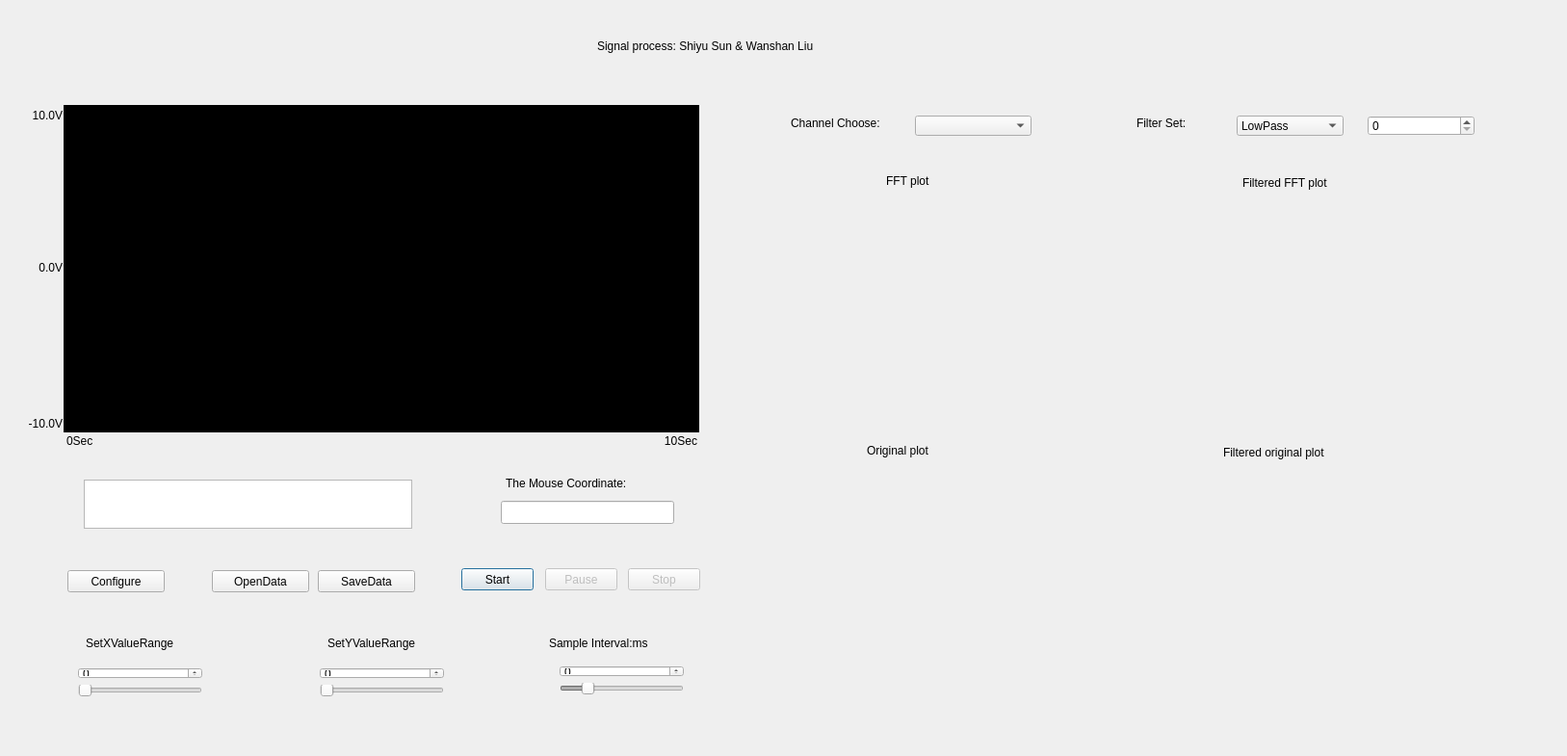
<?xml version="1.0" encoding="UTF-8"?>
<ui version="4.0">
 <class>AI_InstantFrame</class>
 <widget class="QDialog" name="AI_InstantFrame">
  <property name="geometry">
   <rect>
    <x>0</x>
    <y>0</y>
    <width>1627</width>
    <height>785</height>
   </rect>
  </property>
  <property name="minimumSize">
   <size>
    <width>762</width>
    <height>520</height>
   </size>
  </property>
  <property name="maximumSize">
   <size>
    <width>7620</width>
    <height>5200</height>
   </size>
  </property>
  <property name="windowTitle">
   <string>AI_Instant</string>
  </property>
  <property name="autoFillBackground">
   <bool>true</bool>
  </property>
  <widget class="QLabel" name="lblYCoordinateMax">
   <property name="geometry">
    <rect>
     <x>19</x>
     <y>110</y>
     <width>46</width>
     <height>20</height>
    </rect>
   </property>
   <property name="text">
    <string>10.0V</string>
   </property>
   <property name="alignment">
    <set>Qt::AlignRight|Qt::AlignTrailing|Qt::AlignVCenter</set>
   </property>
  </widget>
  <widget class="QLabel" name="lblYCoordinateMid">
   <property name="geometry">
    <rect>
     <x>19</x>
     <y>270</y>
     <width>46</width>
     <height>16</height>
    </rect>
   </property>
   <property name="text">
    <string>0.0V</string>
   </property>
   <property name="alignment">
    <set>Qt::AlignRight|Qt::AlignTrailing|Qt::AlignVCenter</set>
   </property>
  </widget>
  <widget class="QLabel" name="lblYCoordinateMin">
   <property name="geometry">
    <rect>
     <x>19</x>
     <y>432</y>
     <width>46</width>
     <height>16</height>
    </rect>
   </property>
   <property name="text">
    <string>-10.0V</string>
   </property>
   <property name="alignment">
    <set>Qt::AlignRight|Qt::AlignTrailing|Qt::AlignVCenter</set>
   </property>
  </widget>
  <widget class="QFrame" name="graphFrame">
   <property name="geometry">
    <rect>
     <x>66</x>
     <y>109</y>
     <width>660</width>
     <height>340</height>
    </rect>
   </property>
   <property name="styleSheet">
    <string notr="true">background-color: rgb(0, 0, 0);</string>
   </property>
   <property name="frameShape">
    <enum>QFrame::StyledPanel</enum>
   </property>
   <property name="frameShadow">
    <enum>QFrame::Raised</enum>
   </property>
  </widget>
  <widget class="QLabel" name="lblXCoordinateStart">
   <property name="geometry">
    <rect>
     <x>69</x>
     <y>450</y>
     <width>71</width>
     <height>16</height>
    </rect>
   </property>
   <property name="text">
    <string>0Sec</string>
   </property>
   <property name="alignment">
    <set>Qt::AlignLeading|Qt::AlignLeft|Qt::AlignVCenter</set>
   </property>
  </widget>
  <widget class="QLabel" name="lblXCoordinateEnd">
   <property name="geometry">
    <rect>
     <x>633</x>
     <y>450</y>
     <width>91</width>
     <height>16</height>
    </rect>
   </property>
   <property name="text">
    <string>10Sec</string>
   </property>
   <property name="alignment">
    <set>Qt::AlignRight|Qt::AlignTrailing|Qt::AlignVCenter</set>
   </property>
  </widget>
  <widget class="QListWidget" name="listWidget">
   <property name="geometry">
    <rect>
     <x>87</x>
     <y>498</y>
     <width>341</width>
     <height>51</height>
    </rect>
   </property>
   <property name="verticalScrollBarPolicy">
    <enum>Qt::ScrollBarAlwaysOff</enum>
   </property>
   <property name="horizontalScrollBarPolicy">
    <enum>Qt::ScrollBarAlwaysOff</enum>
   </property>
   <property name="selectionMode">
    <enum>QAbstractItemView::NoSelection</enum>
   </property>
   <property name="flow">
    <enum>QListView::LeftToRight</enum>
   </property>
   <property name="isWrapping" stdset="0">
    <bool>true</bool>
   </property>
  </widget>
  <widget class="QLabel" name="lblInterval">
   <property name="geometry">
    <rect>
     <x>570</x>
     <y>660</y>
     <width>151</width>
     <height>16</height>
    </rect>
   </property>
   <property name="text">
    <string>Sample Interval:ms</string>
   </property>
   <property name="alignment">
    <set>Qt::AlignLeading|Qt::AlignLeft|Qt::AlignVCenter</set>
   </property>
  </widget>
  <widget class="QPushButton" name="btnConfigure">
   <property name="enabled">
    <bool>true</bool>
   </property>
   <property name="geometry">
    <rect>
     <x>70</x>
     <y>592</y>
     <width>101</width>
     <height>23</height>
    </rect>
   </property>
   <property name="text">
    <string>Configure</string>
   </property>
   <property name="autoDefault">
    <bool>false</bool>
   </property>
  </widget>
  <widget class="QPushButton" name="btnStart">
   <property name="enabled">
    <bool>true</bool>
   </property>
   <property name="geometry">
    <rect>
     <x>479</x>
     <y>590</y>
     <width>75</width>
     <height>23</height>
    </rect>
   </property>
   <property name="text">
    <string>Start</string>
   </property>
  </widget>
  <widget class="QPushButton" name="btnPause">
   <property name="enabled">
    <bool>false</bool>
   </property>
   <property name="geometry">
    <rect>
     <x>566</x>
     <y>590</y>
     <width>75</width>
     <height>23</height>
    </rect>
   </property>
   <property name="text">
    <string>Pause</string>
   </property>
   <property name="autoDefault">
    <bool>false</bool>
   </property>
  </widget>
  <widget class="QPushButton" name="btnStop">
   <property name="enabled">
    <bool>false</bool>
   </property>
   <property name="geometry">
    <rect>
     <x>652</x>
     <y>590</y>
     <width>75</width>
     <height>23</height>
    </rect>
   </property>
   <property name="text">
    <string>Stop</string>
   </property>
   <property name="autoDefault">
    <bool>false</bool>
   </property>
  </widget>
  <widget class="QLabel" name="label_Y">
   <property name="geometry">
    <rect>
     <x>340</x>
     <y>660</y>
     <width>111</width>
     <height>16</height>
    </rect>
   </property>
   <property name="text">
    <string>SetYValueRange</string>
   </property>
  </widget>
  <widget class="QLabel" name="label_Y_2">
   <property name="geometry">
    <rect>
     <x>89</x>
     <y>660</y>
     <width>111</width>
     <height>16</height>
    </rect>
   </property>
   <property name="text">
    <string>SetXValueRange</string>
   </property>
  </widget>
  <widget class="QWidget" name="layoutWidget">
   <property name="geometry">
    <rect>
     <x>70</x>
     <y>682</y>
     <width>151</width>
     <height>52</height>
    </rect>
   </property>
   <layout class="QVBoxLayout" name="verticalLayout_2">
    <item>
     <widget class="QSpinBox" name="SetXRangeSpinBox_X"/>
    </item>
    <item>
     <widget class="QSlider" name="SetXRangeSlider_X">
      <property name="orientation">
       <enum>Qt::Horizontal</enum>
      </property>
     </widget>
    </item>
   </layout>
  </widget>
  <widget class="QLabel" name="label">
   <property name="geometry">
    <rect>
     <x>525</x>
     <y>488</y>
     <width>168</width>
     <height>28</height>
    </rect>
   </property>
   <property name="text">
    <string>The Mouse Coordinate:</string>
   </property>
  </widget>
  <widget class="QLineEdit" name="MouseCoordinate">
   <property name="geometry">
    <rect>
     <x>520</x>
     <y>520</y>
     <width>180</width>
     <height>24</height>
    </rect>
   </property>
  </widget>
  <widget class="QPushButton" name="btnOpenData">
   <property name="geometry">
    <rect>
     <x>220</x>
     <y>592</y>
     <width>101</width>
     <height>23</height>
    </rect>
   </property>
   <property name="text">
    <string>OpenData</string>
   </property>
  </widget>
  <widget class="QPushButton" name="btnSaveData">
   <property name="geometry">
    <rect>
     <x>330</x>
     <y>592</y>
     <width>101</width>
     <height>23</height>
    </rect>
   </property>
   <property name="text">
    <string>SaveData</string>
   </property>
  </widget>
  <widget class="QWidget" name="layoutWidget">
   <property name="geometry">
    <rect>
     <x>321</x>
     <y>682</y>
     <width>151</width>
     <height>52</height>
    </rect>
   </property>
   <layout class="QVBoxLayout" name="verticalLayout">
    <item>
     <widget class="QSpinBox" name="SetYRangeSpinBox_Y"/>
    </item>
    <item>
     <widget class="QSlider" name="SetYRangeSlider_Y">
      <property name="orientation">
       <enum>Qt::Horizontal</enum>
      </property>
     </widget>
    </item>
   </layout>
  </widget>
  <widget class="QWidget" name="layoutWidget">
   <property name="geometry">
    <rect>
     <x>570</x>
     <y>680</y>
     <width>151</width>
     <height>52</height>
    </rect>
   </property>
   <layout class="QVBoxLayout" name="verticalLayout_3">
    <item>
     <widget class="QSpinBox" name="edtTimerValue"/>
    </item>
    <item>
     <widget class="QSlider" name="sldTimerValue">
      <property name="enabled">
       <bool>false</bool>
      </property>
      <property name="minimum">
       <number>10</number>
      </property>
      <property name="maximum">
       <number>1000</number>
      </property>
      <property name="singleStep">
       <number>10</number>
      </property>
      <property name="value">
       <number>200</number>
      </property>
      <property name="orientation">
       <enum>Qt::Horizontal</enum>
      </property>
      <property name="tickPosition">
       <enum>QSlider::NoTicks</enum>
      </property>
     </widget>
    </item>
   </layout>
  </widget>
  <widget class="QCustomPlot" name="FFTShow" native="true">
   <property name="geometry">
    <rect>
     <x>760</x>
     <y>220</y>
     <width>381</width>
     <height>201</height>
    </rect>
   </property>
  </widget>
  <widget class="QLabel" name="label_3">
   <property name="geometry">
    <rect>
     <x>620</x>
     <y>40</y>
     <width>311</width>
     <height>16</height>
    </rect>
   </property>
   <property name="text">
    <string>Signal process: Shiyu Sun &amp; Wanshan Liu</string>
   </property>
  </widget>
  <widget class="QCustomPlot" name="FilterFFTShow" native="true">
   <property name="geometry">
    <rect>
     <x>1170</x>
     <y>220</y>
     <width>381</width>
     <height>201</height>
    </rect>
   </property>
  </widget>
  <widget class="QComboBox" name="FilterChoose">
   <property name="geometry">
    <rect>
     <x>1284</x>
     <y>120</y>
     <width>111</width>
     <height>21</height>
    </rect>
   </property>
   <item>
    <property name="text">
     <string>LowPass</string>
    </property>
   </item>
   <item>
    <property name="text">
     <string>HighPass</string>
    </property>
   </item>
  </widget>
  <widget class="QSpinBox" name="Frequency">
   <property name="geometry">
    <rect>
     <x>1420</x>
     <y>120</y>
     <width>111</width>
     <height>21</height>
    </rect>
   </property>
  </widget>
  <widget class="QCustomPlot" name="OriginShow" native="true">
   <property name="geometry">
    <rect>
     <x>1170</x>
     <y>500</y>
     <width>381</width>
     <height>211</height>
    </rect>
   </property>
  </widget>
  <widget class="QCustomPlot" name="OriginShow2" native="true">
   <property name="geometry">
    <rect>
     <x>760</x>
     <y>500</y>
     <width>381</width>
     <height>211</height>
    </rect>
   </property>
  </widget>
  <widget class="QLabel" name="label_4">
   <property name="geometry">
    <rect>
     <x>1180</x>
     <y>120</y>
     <width>91</width>
     <height>16</height>
    </rect>
   </property>
   <property name="text">
    <string>Filter Set:</string>
   </property>
  </widget>
  <widget class="QLabel" name="label_5">
   <property name="geometry">
    <rect>
     <x>900</x>
     <y>460</y>
     <width>111</width>
     <height>16</height>
    </rect>
   </property>
   <property name="text">
    <string>Original plot</string>
   </property>
  </widget>
  <widget class="QLabel" name="label_6">
   <property name="geometry">
    <rect>
     <x>1270</x>
     <y>460</y>
     <width>181</width>
     <height>20</height>
    </rect>
   </property>
   <property name="text">
    <string>Filtered original plot</string>
   </property>
  </widget>
  <widget class="QLabel" name="label_7">
   <property name="geometry">
    <rect>
     <x>920</x>
     <y>180</y>
     <width>71</width>
     <height>16</height>
    </rect>
   </property>
   <property name="text">
    <string>FFT plot</string>
   </property>
  </widget>
  <widget class="QLabel" name="label_8">
   <property name="geometry">
    <rect>
     <x>1290</x>
     <y>180</y>
     <width>141</width>
     <height>20</height>
    </rect>
   </property>
   <property name="text">
    <string>Filtered FFT plot</string>
   </property>
  </widget>
  <widget class="QLabel" name="label_2">
   <property name="geometry">
    <rect>
     <x>821</x>
     <y>120</y>
     <width>120</width>
     <height>16</height>
    </rect>
   </property>
   <property name="text">
    <string>Channel Choose:</string>
   </property>
  </widget>
  <widget class="QComboBox" name="FFTChoose">
   <property name="geometry">
    <rect>
     <x>950</x>
     <y>120</y>
     <width>121</width>
     <height>21</height>
    </rect>
   </property>
  </widget>
 </widget>
 <layoutdefault spacing="6" margin="11"/>
 <customwidgets>
  <customwidget>
   <class>QCustomPlot</class>
   <extends>QWidget</extends>
   <header location="global">qcustomplot.h</header>
   <container>1</container>
  </customwidget>
 </customwidgets>
 <tabstops>
  <tabstop>btnConfigure</tabstop>
  <tabstop>btnStart</tabstop>
  <tabstop>btnPause</tabstop>
  <tabstop>btnStop</tabstop>
  <tabstop>sldTimerValue</tabstop>
  <tabstop>listWidget</tabstop>
 </tabstops>
 <resources/>
 <connections/>
</ui>
